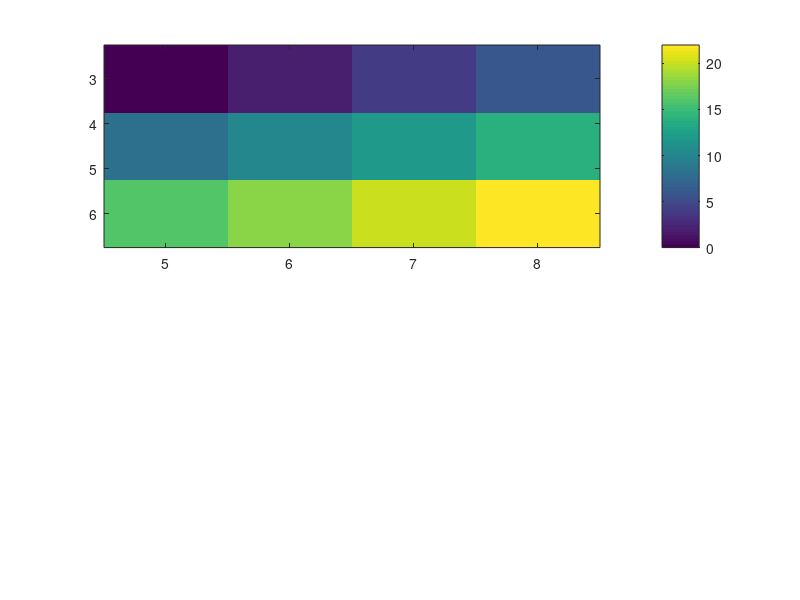
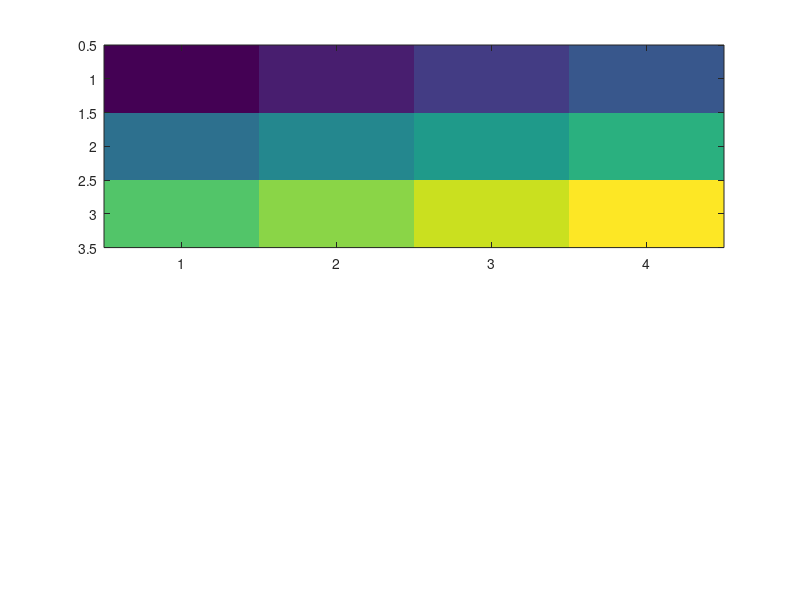

MATLAB code to generate these figures, in order:
%Control image placement
% -Place the image so that it lies between 5 and 8 on the x-axis and between
% 3 and 6 on the y-axis.
% -Notice that the pixel corresponding to C(1,1) is centered over the point
% (5,3).  The pixel corresponding to C(3,4) is centered over the point
% (8,6).  imgesc positions and orients the rest of the image between those
% two points
x = [5 8];
y = [3 6];
C = [0 2 4 6; 8 10 12 14; 16 18 20 22];
figure,
  subplot(2,1,1)
imagesc(x,y,C)

% Display image of matrix data
% -By default, imagesc scales the color limits so that image uses the full 
% range of the colormap, where the smalles value is C maps to the first
% color in the colormap and the larges value maps to the last color.
% -Create matrix C. 
C = [0 2 4 6; 8 10 12 14; 16 18 20 22];
colorbar
figure,
  subplot(2,1,1)
% -display and image of data in C.  
imagesc(C)
  